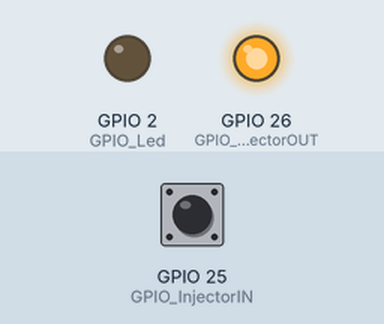
A sketch run on a simulated ESP32. Parts: output pins drawn as LEDs (lit = HIGH). Dashed ring = blinking. The inputs (shaded band) are chosen by the test bench; at power-on: GPIO 25 (GPIO_InjectorIN) HIGH. What the sketch prints to the serial monitor is not drawn.

Above: at 2.4 s.
2.5 s: GPIO 25 (GPIO_InjectorIN) pulled LOW for 0.15 s
At 2.57 s:
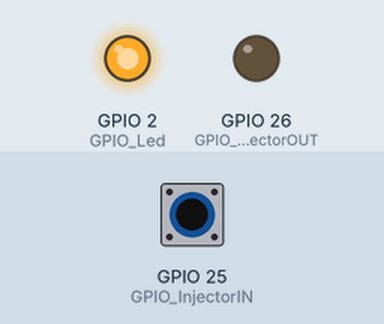
4.1 s: GPIO 25 (GPIO_InjectorIN) pulled LOW for 1 s
At 5.29 s:
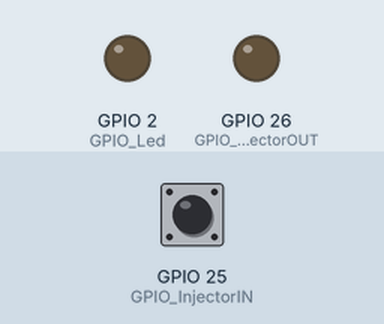
6.9 s: GPIO 25 (GPIO_InjectorIN) pulled LOW for 3.2 s
At 7.3 s:
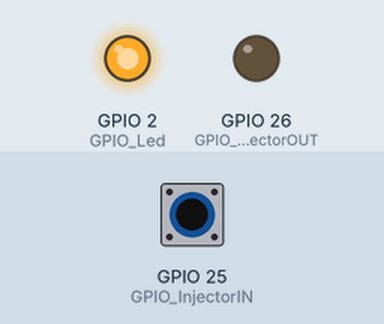
12.8 s: GPIO 25 (GPIO_InjectorIN) pulsed LOW 2 times (0.12 s each, 0.3 s apart)
At 13.02 s:
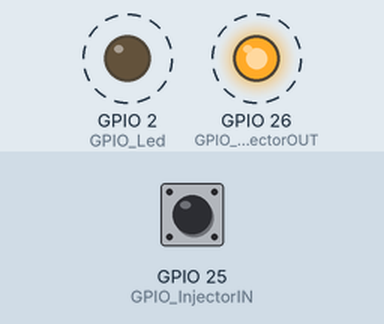
Timing chart, 0 to 15.8 s (numbered marks = the images above; inputs shaded):
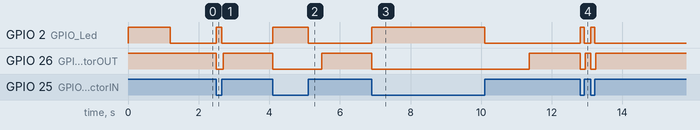

Measured:
- after the input at 2.5 s, GPIO 2 (GPIO_Led): LOW → HIGH at once, → LOW 0.15 s later; GPIO 26 (GPIO_InjectorOUT): HIGH → LOW at once, → HIGH 0.19 s later
- after the input at 4.1 s, GPIO 2 (GPIO_Led): LOW → HIGH at once, → LOW 1.0 s later; GPIO 26 (GPIO_InjectorOUT): HIGH → LOW at once, → HIGH 1.4 s later
- after the input at 6.9 s, GPIO 2 (GPIO_Led): LOW → HIGH at once, → LOW 3.2 s later; GPIO 26 (GPIO_InjectorOUT): HIGH → LOW at once, → HIGH 4.5 s later
- after the input at 12.8 s, GPIO 2 (GPIO_Led): alternates HIGH for 0.12 s and LOW for 0.18 s, 4 changes in all, then stays LOW, starting at once; GPIO 26 (GPIO_InjectorOUT): alternates HIGH for 0.15 s and LOW for 0.15 s, 4 changes in all, then stays HIGH, starting at once

The sketch:

pop_radu_diy_simple_injector_ecu_piggyback.ino
```cpp
// #include "esp_system.h"

//delay percentage we can select one of this value using switch or jumper
const int DELAY_PERCENTAGE_LEVEL = 40;
//default delay percentage if no switch or jumper is added to the pins bellow.
unsigned int delayPercentage = DELAY_PERCENTAGE_LEVEL;

//piggyback injector pins
uint8_t GPIO_InjectorIN = 25;
uint8_t GPIO_InjectorOUT = 26;

//loops variables used to count how much time the injector is open by ECU
//and how much to delay the injector output
unsigned long loopsOnInjectorCount = 0;
unsigned long loopsToDelayInjectorCount = 0;
unsigned long loopsOffInjectorCount = 0;

//onboard led and variables used for debuging
uint8_t GPIO_Led = 2;
unsigned long warnCount = 0;

void infoPrint();
unsigned long computeLoopsToDelay();

void setup() {
  Serial.begin(115200); /* initialise serial communication */
  pinMode(GPIO_InjectorIN, INPUT_PULLUP);
  pinMode(GPIO_InjectorOUT, OUTPUT);
  pinMode(GPIO_Led, OUTPUT);
  digitalWrite(GPIO_InjectorOUT, HIGH);  // turn the injector OFF (HIGH)
  digitalWrite(GPIO_Led, HIGH);
  delay(1200);
  digitalWrite(GPIO_Led, LOW);
  infoPrint();
}

void loop() {
  int injectorIn = digitalRead(GPIO_InjectorIN);
  if (injectorIn == LOW) {
    //the input is negative, meaning that the ECU opens the injector
    //make sure we open the injector first think. injector output (LOW)
    // digitalWrite(GPIO_InjectorOUT, LOW);
    // digitalWrite(GPIO_Led, HIGH);
    if (loopsOnInjectorCount == 0) {
      //open the injector output (LOW)
      digitalWrite(GPIO_InjectorOUT, LOW);
      digitalWrite(GPIO_Led, HIGH);

      if (loopsToDelayInjectorCount > loopsOffInjectorCount) {
        //means that the loopsToDelayInjectorCount was not achieve, we keeped the injector open for a 100% dutty cycle
        Serial.print(",");
        Serial.print(loopsToDelayInjectorCount);
        Serial.print(",");
        Serial.print(loopsOffInjectorCount);
        Serial.print(",0,");
        Serial.print(",WARN,");
        //will increment the warning if the injector output was not closed between 2 cycles (injector open for 100% dutty cycle warning)
        warnCount++;
      } else {
        Serial.print(",");
        Serial.print(loopsOffInjectorCount);
        Serial.print(",OK,");
      }
      Serial.println(warnCount);
      loopsOffInjectorCount = 0;
      loopsToDelayInjectorCount = 0;
    }
    //count how many loops the injector was open
    loopsOnInjectorCount++;
  } else {
    //even if the ECU closes the injector input, will not close the output
    if (loopsOffInjectorCount == 0) {
      digitalWrite(GPIO_Led, LOW);
      //compute the delay based on how many loops the injector was open
      loopsToDelayInjectorCount = computeLoopsToDelay();
      Serial.print(",");
      Serial.print(delayPercentage);
      Serial.print("%,");
      Serial.print(loopsOnInjectorCount);
      loopsOnInjectorCount = 0;
    }
    //delay closing of the injector until the delay is not apply
    if (loopsToDelayInjectorCount == loopsOffInjectorCount) {
      //close the injector after a delays (HIGH)
      digitalWrite(GPIO_InjectorOUT, HIGH);
      Serial.print(",");
      Serial.print(loopsToDelayInjectorCount);
    }
    //count how many loops the injector was closed
    loopsOffInjectorCount++;
  }
}

unsigned long computeLoopsToDelay() {
  if (delayPercentage > 0) {
    return (long)(loopsOnInjectorCount * delayPercentage) / 100;
  }
  return 0;
}


void infoPrint() {
  Serial.println("All good.");
  Serial.println("Good luck.");
  Serial.println(",DelayPercentage,LoopONInjectorECU,LoopDelayOutput,LoopInjectorOutputOff,Status,WarnCounts");
}
```
